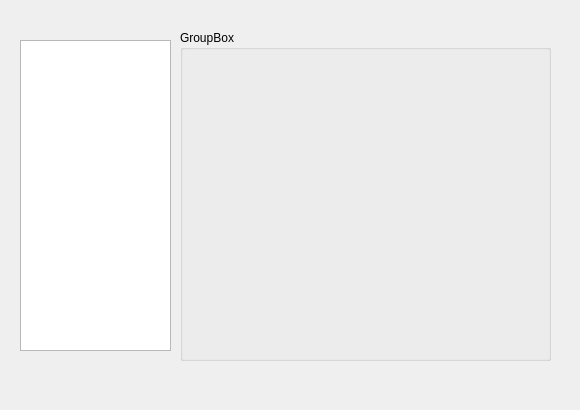
<?xml version="1.0" encoding="UTF-8"?>
<ui version="4.0">
 <class>resultWindow</class>
 <widget class="QDialog" name="resultWindow">
  <property name="geometry">
   <rect>
    <x>0</x>
    <y>0</y>
    <width>580</width>
    <height>410</height>
   </rect>
  </property>
  <property name="windowTitle">
   <string>Dialog</string>
  </property>
  <widget class="QGroupBox" name="imageBox">
   <property name="geometry">
    <rect>
     <x>180</x>
     <y>30</y>
     <width>371</width>
     <height>331</height>
    </rect>
   </property>
   <property name="title">
    <string>GroupBox</string>
   </property>
  </widget>
  <widget class="QTextBrowser" name="resultNowbox">
   <property name="geometry">
    <rect>
     <x>20</x>
     <y>40</y>
     <width>151</width>
     <height>311</height>
    </rect>
   </property>
  </widget>
 </widget>
 <resources/>
 <connections/>
</ui>
